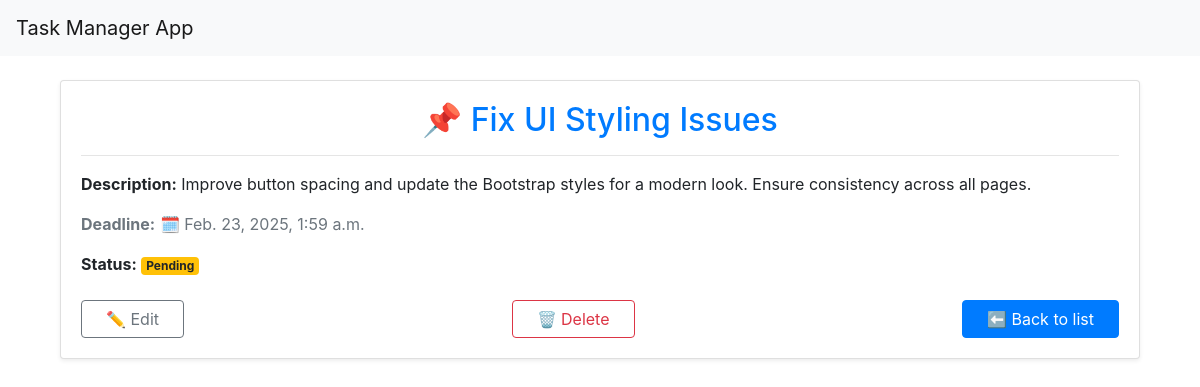
The app's page /task/4/ with its own data.
### schedule/models.py (models this page shows, shortened)
class Task(models.Model):
    title = models.CharField(max_length=255)
    description = models.TextField()
    deadline = models.DateTimeField()
    status = models.CharField(max_length=50, choices=[('Pending', 'Pending'), ('Completed', 'Completed')])
    created_at = models.DateTimeField(auto_now_add=True)
    updated_at = models.DateTimeField(auto_now=True)

### schedule/views.py (the view)
# urls.py: path('task/<int:pk>/', views.task_detail, name='task_detail'),
def task_detail(request, pk):
    task = get_object_or_404(Task, pk=pk)
    return render(request, 'task_detail.html', {'task': task})

### schedule/templates/task_detail.html (shortened to what this page needs)
{% extends 'base.html' %}
{% block content %}
    <div class="container mt-4">
        <div class="card shadow-sm">
            <div class="card-body">
                <h2 class="card-title text-primary text-center">📌 {{ task.title }}</h2>
                <hr>
                <p class="fs-5"><strong>Description:</strong> {{ task.description }}</p>
                <p class="fs-6 text-muted"><strong>Deadline:</strong> 🗓️ {{ task.deadline }}</p>
                <p class="fs-6">
                    <strong>Status:</strong>
                    <span class="badge
                        {% if task.status == 'Completed' %}bg-success
                        {% elif task.status == 'Pending' %}bg-warning
                        {% else %}bg-info{% endif %}">
                        {{ task.status }}
                    </span>
                </p>
                <div class="d-flex justify-content-between mt-4">
                    <a href="{% url 'task_update' task.pk %}" class="btn btn-outline-secondary px-4">✏️ Edit</a>
                    <a href="{% url 'task_delete' task.pk %}" class="btn btn-outline-danger px-4">🗑️ Delete</a>
                    <a href="{% url 'task_list' %}" class="btn btn-primary px-4">⬅️ Back to list</a>
                </div>
            </div>
        </div>
    </div>
{% endblock %}

### records on screen
Task: title "Fix UI Styling Issues", description "Improve button spacing and update the Bootstrap styles for a modern look. Ensure consistency across all pages.", deadline "Feb. 23, 2025, 1:59 a.m.", status "Pending"
